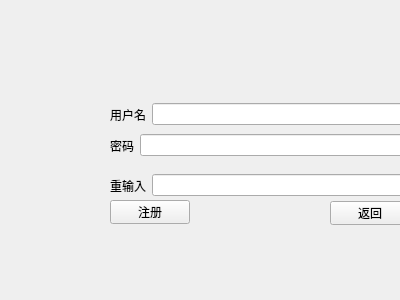
<?xml version="1.0" encoding="UTF-8"?>
<ui version="4.0">
 <class>regis</class>
 <widget class="QWidget" name="regis">
  <property name="geometry">
   <rect>
    <x>0</x>
    <y>0</y>
    <width>400</width>
    <height>300</height>
   </rect>
  </property>
  <property name="windowTitle">
   <string>Form</string>
  </property>
  <widget class="QWidget" name="horizontalLayoutWidget">
   <property name="geometry">
    <rect>
     <x>110</x>
     <y>130</y>
     <width>301</width>
     <height>31</height>
    </rect>
   </property>
   <layout class="QHBoxLayout" name="horizontalLayout">
    <item>
     <widget class="QLabel" name="label2">
      <property name="text">
       <string>密码</string>
      </property>
     </widget>
    </item>
    <item>
     <widget class="QLineEdit" name="let_passwd1"/>
    </item>
   </layout>
  </widget>
  <widget class="QPushButton" name="btn_regis">
   <property name="geometry">
    <rect>
     <x>110</x>
     <y>200</y>
     <width>80</width>
     <height>24</height>
    </rect>
   </property>
   <property name="text">
    <string>注册</string>
   </property>
  </widget>
  <widget class="QWidget" name="horizontalLayoutWidget_2">
   <property name="geometry">
    <rect>
     <x>110</x>
     <y>170</y>
     <width>301</width>
     <height>31</height>
    </rect>
   </property>
   <layout class="QHBoxLayout" name="horizontalLayout_2">
    <item>
     <widget class="QLabel" name="label">
      <property name="text">
       <string>重输入</string>
      </property>
     </widget>
    </item>
    <item>
     <widget class="QLineEdit" name="let_passwd2"/>
    </item>
   </layout>
  </widget>
  <widget class="QPushButton" name="btn_quit">
   <property name="geometry">
    <rect>
     <x>330</x>
     <y>201</y>
     <width>80</width>
     <height>24</height>
    </rect>
   </property>
   <property name="text">
    <string>返回</string>
   </property>
  </widget>
  <widget class="QWidget" name="horizontalLayoutWidget_3">
   <property name="geometry">
    <rect>
     <x>110</x>
     <y>99</y>
     <width>311</width>
     <height>31</height>
    </rect>
   </property>
   <layout class="QHBoxLayout" name="horizontalLayout_3">
    <item>
     <widget class="QLabel" name="label_3">
      <property name="text">
       <string>用户名</string>
      </property>
     </widget>
    </item>
    <item>
     <widget class="QLineEdit" name="lineEdit_3"/>
    </item>
   </layout>
  </widget>
 </widget>
 <resources/>
 <connections/>
</ui>
